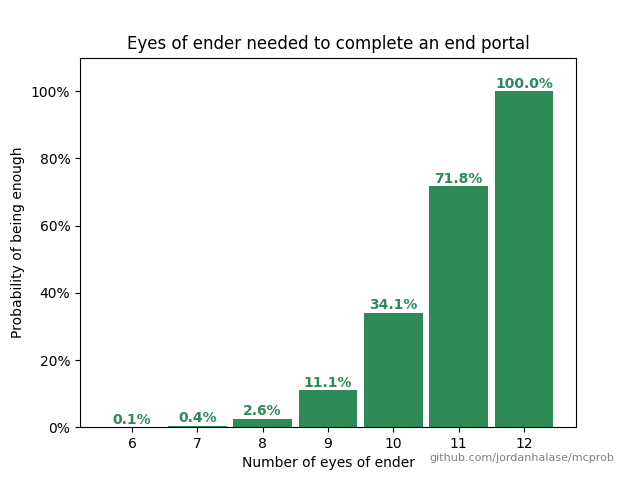

Generate this figure with Python:
#!/usr/bin/python

import numpy as np
import matplotlib.pyplot as plt
from matplotlib.ticker import PercentFormatter
from scipy.stats import binom

def main():

    # Probability of an eye of ender slot already being filled
    p = 0.1

    # Probability of needing to fill an eye of ender slot ourselves
    q = 1 - p

    # Number of eye of ender slots
    n = 12

    # Slot range (inclusive)
    x = np.arange(6, n + 1)

    # Probability (percentage)
    y = 100*binom.cdf(x, n, q)

    fig, ax = plt.subplots(1, 1)
    bar_color = 'seagreen'
    text_color = 'seagreen'

    ax.bar(x, y, width=0.9, color=bar_color)
    ax.yaxis.set_major_formatter(PercentFormatter())
    plt.ylim(top=110)

    for i, v in enumerate(y):
        ax.text(i + 6, v + 1, f'{v:.1f}%', horizontalalignment='center',
            fontweight='bold', color=text_color)

    plt.title('Eyes of ender needed to complete an end portal')
    ax.set_xlabel('Number of eyes of ender')
    ax.set_ylabel('Probability of being enough')

    fig.text(0.96, 0.04, 'github.com/jordanhalase/mcprob', ha='right',
        fontweight='light', fontsize=8, color='gray')

    fig.savefig('eye_of_ender_needed.png')

if __name__ == '__main__':
    main()